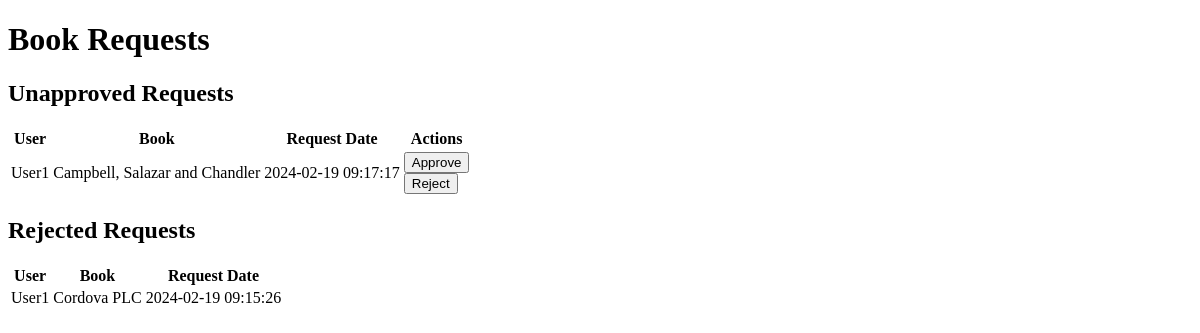
The page /requests on the database as committed earlier.
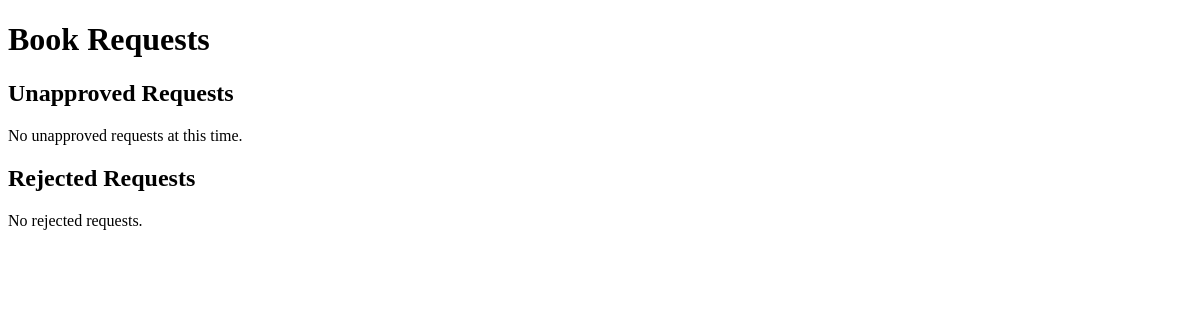
The same page on the database as committed later.
### models.py (models this page shows, shortened)
class UserBook(db.Model):
    __tablename__ = "userbook"
    id = Column(Integer, primary_key=True)
    user_id = Column(Integer, ForeignKey('user.id'), nullable=False)
    book_id = Column(Integer, ForeignKey('book.id'), nullable=False)
    t_request = Column(DateTime, default=datetime.utcnow, nullable=False)
    t_return = Column(DateTime, nullable=True)
    t_deadline = Column(DateTime, nullable=True)
    is_approved = Column(Boolean, default=False)
    is_rejected = Column(Boolean, default=False)
    user = db.relationship('User', back_populates='user_books')
    book = db.relationship('Book', back_populates='user_books')

class User(db.Model):
    __table_name__ = "user"
    id = Column(Integer, primary_key=True)
    username = Column(String(50), unique=True, nullable=False)
    password = Column(String(50), nullable=False)
    email = Column(String(100), unique=True, nullable=True)
    t_register = Column(DateTime, default=datetime.utcnow)
    is_librarian = Column(Boolean, default=False)
    is_admin = Column(Boolean, default=False)
    user_books = db.relationship('UserBook', back_populates='user', lazy=True)

class Book(db.Model):
    __table_name__ = "book"
    id = Column(Integer, primary_key=True)
    name = Column(String(100), nullable=False)
    content = Column(Text, nullable=False)
    author = Column(String(100), nullable=False)
    section_id = Column(Integer, ForeignKey('section.id'), nullable=False)
    user_books = db.relationship('UserBook', back_populates='book', lazy=True)

### app.py (the view)
@app.route('/requests', methods=['GET'])
def list_all_requests():
    unapproved_requests = db.session.query(UserBook).join(Book, Book.id == UserBook.book_id).join(User, User.id == UserBook.user_id).filter(UserBook.is_approved == False, UserBook.is_rejected == False).all()
    rejected_requests = db.session.query(UserBook).join(Book, Book.id == UserBook.book_id).join(User, User.id == UserBook.user_id).filter(UserBook.is_rejected == True).all()
    return render_template('librarian/requests.html', unapproved_requests=unapproved_requests, rejected_requests=rejected_requests)

### templates/librarian/requests.html (shortened to what this page needs)
<!DOCTYPE html>
<html lang="en">
<head>
</head>
<body>
    <h1>Book Requests</h1>
    <section>
        <h2>Unapproved Requests</h2>
        {% if unapproved_requests %}
            <table>
                <thead>
                    <tr>
                        <th>User</th>
                        <th>Book</th>
                        <th>Request Date</th>
                        <th>Actions</th>
                    </tr>
                </thead>
                <tbody>
                    {% for request in unapproved_requests %}
                        <tr>
                            <td>{{ request.user.username }}</td>
                            <td>{{ request.book.name }}</td>
                            <td>{{ request.t_request.strftime('%Y-%m-%d %H:%M:%S') }}</td>
                            <td>
                                <form action="{{ url_for('approve_book_request', action='approve') }}" method="post">
                                    <input type="submit" value="Approve">
                                </form>
                                <form action="{{ url_for('approve_book_request', action='reject') }}" method="post">
                                    <input type="submit" value="Reject">
                                </form>
                            </td>
                        </tr>
                    {% endfor %}
                </tbody>
            </table>
        {% else %}
            <p>No unapproved requests at this time.</p>
        {% endif %}
    </section>
    <section>
        <h2>Rejected Requests</h2>
        {% if rejected_requests %}
            <table>
                <thead>
                    <tr>
                        <th>User</th>
                        <th>Book</th>
                        <th>Request Date</th>
                    </tr>
                </thead>
                <tbody>
                    {% for request in rejected_requests %}
                        <tr>
                            <td>{{ request.user.username }}</td>
                            <td>{{ request.book.name }}</td>
                            <td>{{ request.t_request.strftime('%Y-%m-%d %H:%M:%S') }}</td>
                        </tr>
                    {% endfor %}
                </tbody>
            </table>
        {% else %}
            <p>No rejected requests.</p>
        {% endif %}
    </section>
</body>
</html>

Rows that differ between the two databases and show on the page:
removed UserBook: user.username "User1", book.name "Campbell, Salazar and Chandler", t_request "2024-02-19 09:17:17", shown under "Unapproved Requests"
removed UserBook: user.username "User1", book.name "Cordova PLC", t_request "2024-02-19 09:15:26", shown under "Rejected Requests"
Other text that changed with them:
text no longer shown: "User Book Request Date Actions User Book Request Date"
text now shown: "No unapproved requests at this time. No rejected requests."
